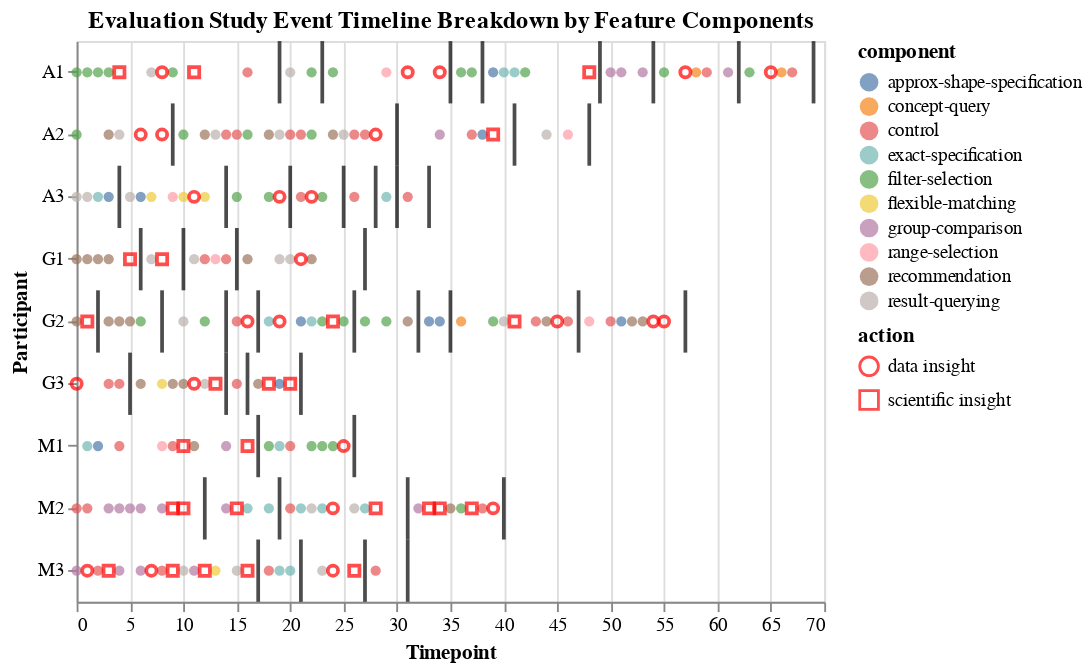

Notebook cell for this chart:
### Code cell
chart = component_chart+ break_chart + insight_chart
chart.title="Evaluation Study Event Timeline Breakdown by Feature Components"
chart

### Figure 1 — Vega-Lite specification as saved in the notebook (floating-point values rounded to 4 significant figures; data arrays with more than 128 entries replaced by an {"elided": "..."} marker saying what was removed)
{"$schema": "https://vega.github.io/schema/vega-lite/v2.6.0.json", "config": {"view": {"height": 300, "width": 400}}, "datasets": {"data-30e977babeee01f0fd931c7aacdf70f2": {"elided": "166 records"}, "data-75fb1ff2c86777f7e12beda95db8c463": [{"action": "BR", "t": 2, "user": "G2"}, {"action": "BR", "t": 4, "user": "A3"}, {"action": "BR", "t": 5, "user": "G3"}, {"action": "BR", "t": 6, "user": "G1"}, {"action": "BR", "t": 8, "user": "G2"}, {"action": "BR", "t": 9, "user": "A2"}, {"action": "BR", "t": 10, "user": "G1"}, {"action": "BR", "t": 12, "user": "M2"}, {"action": "BR", "t": 14, "user": "A3"}, {"action": "BR", "t": 14, "user": "G2"}, {"action": "BR", "t": 14, "user": "G3"}, {"action": "BR", "t": 15, "user": "G1"}, {"action": "BR", "t": 16, "user": "G3"}, {"action": "BR", "t": 17, "user": "G2"}, {"action": "BR", "t": 17, "user": "M1"}, {"action": "BR", "t": 17, "user": "M3"}, {"action": "BR", "t": 19, "user": "A1"}, {"action": "BR", "t": 19, "user": "M2"}, {"action": "BR", "t": 20, "user": "A3"}, {"action": "BR", "t": 21, "user": "G3"}, {"action": "BR", "t": 21, "user": "M3"}, {"action": "BR", "t": 23, "user": "A1"}, {"action": "BR", "t": 25, "user": "A3"}, {"action": "BR", "t": 26, "user": "G2"}, {"action": "BR", "t": 26, "user": "M1"}, {"action": "BR", "t": 27, "user": "G1"}, {"action": "BR", "t": 27, "user": "M3"}, {"action": "BR", "t": 28, "user": "A3"}, {"action": "BR", "t": 30, "user": "A2"}, {"action": "BR", "t": 30, "user": "A3"}, {"action": "BR", "t": 31, "user": "M2"}, {"action": "BR", "t": 31, "user": "M3"}, {"action": "BR", "t": 32, "user": "G2"}, {"action": "BR", "t": 33, "user": "A3"}, {"action": "BR", "t": 35, "user": "A1"}, {"action": "BR", "t": 35, "user": "G2"}, {"action": "BR", "t": 38, "user": "A1"}, {"action": "BR", "t": 40, "user": "M2"}, {"action": "BR", "t": 41, "user": "A2"}, {"action": "BR", "t": 47, "user": "G2"}, {"action": "BR", "t": 48, "user": "A2"}, {"action": "BR", "t": 49, "user": "A1"}, {"action": "BR", "t": 54, "user": "A1"}, {"action": "BR", "t": 57, "user": "G2"}, {"action": "BR", "t": 62, "user": "A1"}, {"action": "BR", "t": 69, "user": "A1"}], "data-d6eb6fc22ec397834048c53dbbee9bd6": [{"action": "data insight", "t": 0, "user": "G3"}, {"action": "scientific insight", "t": 1, "user": "G2"}, {"action": "data insight", "t": 1, "user": "M3"}, {"action": "scientific insight", "t": 3, "user": "M3"}, {"action": "scientific insight", "t": 4, "user": "A1"}, {"action": "scientific insight", "t": 5, "user": "G1"}, {"action": "data insight", "t": 6, "user": "A2"}, {"action": "data insight", "t": 7, "user": "M3"}, {"action": "data insight", "t": 8, "user": "A1"}, {"action": "data insight", "t": 8, "user": "A2"}, {"action": "scientific insight", "t": 8, "user": "G1"}, {"action": "scientific insight", "t": 9, "user": "M2"}, {"action": "scientific insight", "t": 9, "user": "M3"}, {"action": "scientific insight", "t": 10, "user": "M1"}, {"action": "scientific insight", "t": 10, "user": "M2"}, {"action": "scientific insight", "t": 11, "user": "A1"}, {"action": "data insight", "t": 11, "user": "A3"}, {"action": "data insight", "t": 11, "user": "G3"}, {"action": "scientific insight", "t": 12, "user": "M3"}, {"action": "scientific insight", "t": 13, "user": "G3"}, {"action": "scientific insight", "t": 15, "user": "M2"}, {"action": "data insight", "t": 16, "user": "G2"}, {"action": "scientific insight", "t": 16, "user": "M1"}, {"action": "scientific insight", "t": 16, "user": "M3"}, {"action": "scientific insight", "t": 18, "user": "G3"}, {"action": "data insight", "t": 19, "user": "A3"}, {"action": "data insight", "t": 19, "user": "G2"}, {"action": "scientific insight", "t": 20, "user": "G3"}, {"action": "data insight", "t": 21, "user": "G1"}, {"action": "data insight", "t": 22, "user": "A3"}, {"action": "scientific insight", "t": 24, "user": "G2"}, {"action": "data insight", "t": 24, "user": "M2"}, {"action": "data insight", "t": 24, "user": "M3"}, {"action": "data insight", "t": 25, "user": "M1"}, {"action": "scientific insight", "t": 26, "user": "M3"}, {"action": "data insight", "t": 28, "user": "A2"}, {"action": "scientific insight", "t": 28, "user": "M2"}, {"action": "data insight", "t": 31, "user": "A1"}, {"action": "scientific insight", "t": 33, "user": "M2"}, {"action": "data insight", "t": 34, "user": "A1"}, {"action": "scientific insight", "t": 34, "user": "M2"}, {"action": "scientific insight", "t": 37, "user": "M2"}, {"action": "scientific insight", "t": 39, "user": "A2"}, {"action": "data insight", "t": 39, "user": "M2"}, {"action": "scientific insight", "t": 41, "user": "G2"}, {"action": "data insight", "t": 45, "user": "G2"}, {"action": "scientific insight", "t": 48, "user": "A1"}, {"action": "data insight", "t": 54, "user": "G2"}, {"action": "data insight", "t": 55, "user": "G2"}, {"action": "data insight", "t": 57, "user": "A1"}, {"action": "data insight", "t": 65, "user": "A1"}]}, "layer": [{"data": {"name": "data-30e977babeee01f0fd931c7aacdf70f2"}, "encoding": {"color": {"field": "component", "type": "nominal"}, "x": {"field": "t", "type": "quantitative"}, "y": {"field": "user", "type": "nominal"}}, "mark": "circle"}, {"data": {"name": "data-75fb1ff2c86777f7e12beda95db8c463"}, "encoding": {"x": {"field": "t", "type": "quantitative"}, "y": {"field": "user", "type": "nominal"}}, "mark": {"color": "black", "thickness": 2, "type": "tick"}}, {"data": {"name": "data-d6eb6fc22ec397834048c53dbbee9bd6"}, "encoding": {"shape": {"field": "action", "type": "nominal"}, "x": {"field": "t", "title": "Timepoint", "type": "quantitative"}, "y": {"field": "user", "title": "Participant", "type": "nominal"}}, "mark": {"color": "red", "shape": "diamond", "type": "point"}}], "title": "Evaluation Study Event Timeline Breakdown by Feature Components"}
